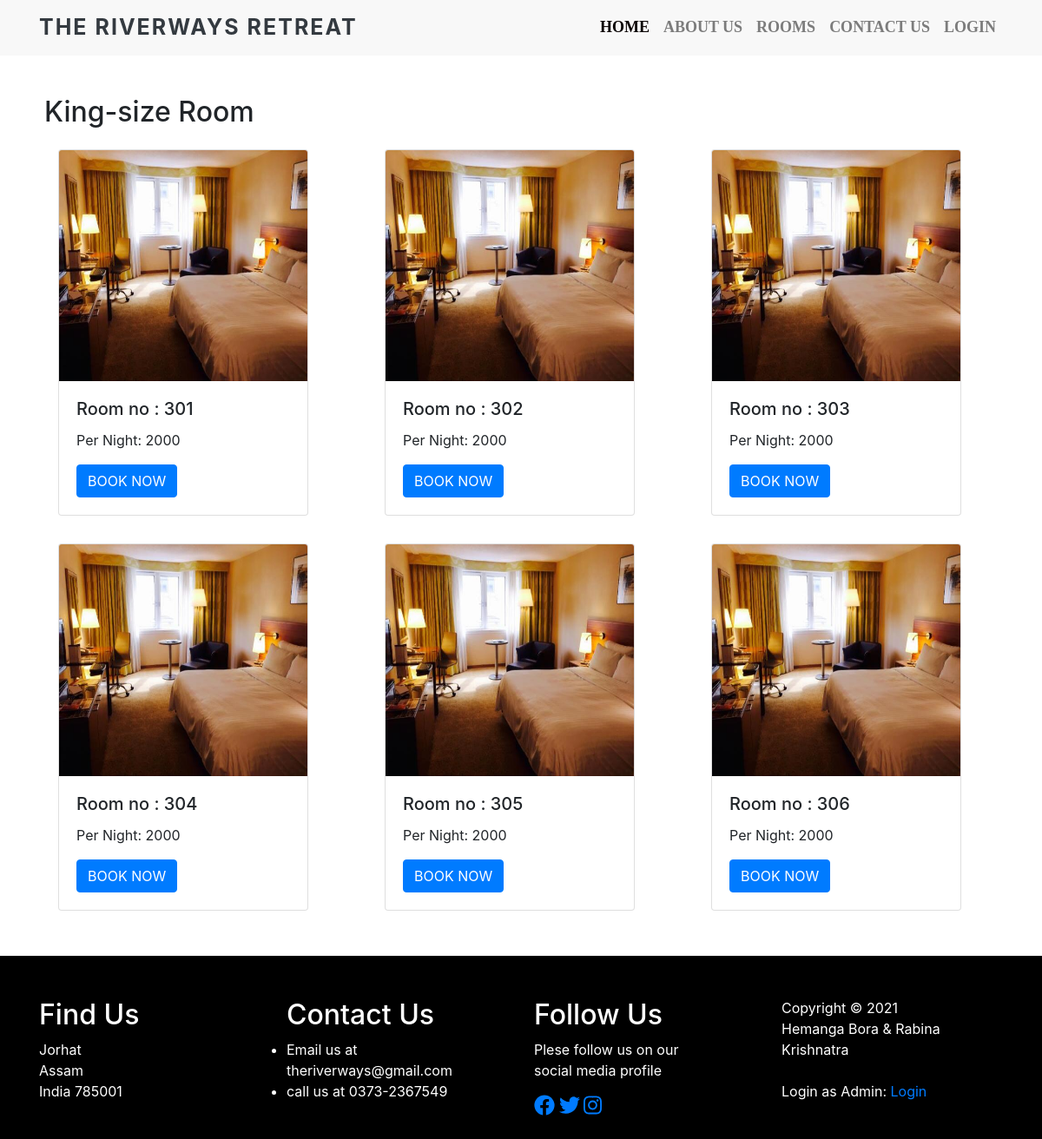
Page /king.php on the committed database.
### tables this page shows
CREATE TABLE `rooms` (
  `Roomid` int unsigned NOT NULL AUTO_INCREMENT,
  `RoomNo` mediumint DEFAULT NULL,
  `RoomType` text,
  `RoomPrice` text,
  `Room_status` int NOT NULL DEFAULT '0',
  PRIMARY KEY (`Roomid`)
);

### king.php (the view, shortened to what this page needs)
<?php
include('Database.php');
?>
<!DOCTYPE html>
<html lang="en">
<head>
  <link rel="stylesheet" href="https://stackpath.bootstrapcdn.com/bootstrap/4.5.2/css/bootstrap.min.css">
  <link rel="stylesheet" href="style.css">
</head>
<body>
  <nav class="navbar navbar-expand-lg navbar-light fixed-top">
    <div class="container">
      <a class="navbar-brand text-dark" href="#">The RIVERWAYS RETREAT</a>
      <div class="collapse navbar-collapse" id="navbarSupportedContent">
        <ul class="navbar-nav ml-auto">
          <li class="nav-item active">
            <a class="nav-link" href="/">Home</a>
          </li>
          <li class="nav-item">
            <a class="nav-link" href="/#about">About Us</a>
          </li>
          <li class="nav-item">
            <a class="nav-link" href="/#room">Rooms</a>
          </li>
          <li class="nav-item">
            <a class="nav-link" href="/#contactus">Contact Us</a>
          </li>
          <?php
          if(!$_SESSION["uid"])
          {
            echo '
            <li class="nav-item">
            <a class="nav-link" href="Login.php">Login</a>
             </li>';
          }
          else
          {
            echo '
            <li class="nav-item">
            <a class="nav-link" href="account.php">'.$_SESSION["uname"].'</a>
            </li>';
          }
          ?>
        </ul>
      </div>
    </div>
  </nav>
  <div class="cards" id="room">
    <div class="container">
      <h2>King-size Room</h2>
      <div class="row">
        <?php
        $sql2 = "SELECT * FROM `rooms` where `Room_status` = 0 AND `RoomType` = 'King Size Bed' ORDER BY `RoomNo` ASC";
        $data2 = $conn->query($sql2);
				while($row = $data2->fetch_assoc()){
           echo ' <div class="col m-3">
                <div class="card" style="width: 18rem;">
                    <img src="image/x3.jpg" class="card-img-top" alt="...">
                    <div class="card-body">
                        <h5 class="card-title">Room no : '.$row["RoomNo"].'</h5>
                        <p class="card-text">Per Night: '.$row["RoomPrice"].'</p>
                        <form action="Booking.php" method="POST" id='.$row["Roomid"].'>
                          <input type="hidden" name="roomno" value='.$row["RoomNo"].'>
                          <input type="hidden" name="roomid" value='.$row["Roomid"].'>
                          <input type="hidden" name="roomtype" value="'.$row["RoomType"].'" >
                          <input type="hidden" name="RoomPrice" value='.$row["RoomPrice"].'>
                          <button class="btn btn-primary" name="bookroom" type="submit">BOOK NOW</button>
                        </form>
                    </div>
                </div>
            </div>';
        }
            ?>
      </div>
    </div>
  </div>
 <footer>
    <div class="footer-bottom">
      <div class="container">
        <div class="row">
          <div class="col-md-3 col-sm-6 col-xs-12 segment-one">
            <h2>Find Us</h2>
            Jorhat<br>
            Assam<br>
            India 785001
          </div>
          <div class="col-md-3 col-sm-6 col-xs-12 segment-two">
            <h2>Contact Us</h2>
            <ul>
              <li><a href="#"></a>Email us at theriverways@gmail.com</li>
              <li><a href="#"></a>call us at 0373-2367549</li>
            </ul>
          </div>
          <div class="col-md-3 col-sm-6 col-xs-12 segment-three">
            <h2>Follow Us </h2>
            <p>Plese follow us on our<br> social media profile</p>
            <a href="https://www.facebook.com/upasana.sarmah.92"><i class="fab fa-facebook"
                style="font-size: 150%;"></i></a>
            <a href="https://twitter.com/RKrishnatra"><i class="fab fa-twitter" style="font-size: 150%;"></i></a>
            <a href="https://www.instagram.com/rabinasharma_/"><i class="fab fa-instagram"
                style="font-size: 150%;"></i></a>
          </div>
          <div class="col-md-3 col-sm-6  col-xs-12 segment-four">
          <div class="copyright-text">
            <p><br>Copyright &copy; 2021 <br>Hemanga Bora & Rabina Krishnatra
              <br><br>Login as Admin: <a href="/admin/">Login</a></p>
          </div>
        </div>
        </div>
      </div>
    </div>
  </footer>
</body>
</html>

### style.css (style rules this page uses)
* { margin: 0%; padding: 0%; }
body { scroll-behavior: smooth; }
.navbar-nav a { font-family: poppins; font-size: 18px; text-transform: uppercase; font-weight: bold; }
.navbar-light .navbar-brand { font-size: 25px; text-transform: uppercase; font-weight: bold; letter-spacing: 2px; }
.navbar-light .navbar-nav .active > .nav-link, .navbar-light .navbar-nav .nav-link.active, .navbar-light .navbar-nav .nav-link.show, .navbar-light .navbar-nav .show > .nav-link { color: rgb(8, 1, 1); }
.nav-item { color: black; }
.container h2 { margin-top: 10%; }
.footer-bottom { padding: 2%; background-color:rgb(0, 0, 0) !important; color: #fff; }
.navbar { background-color: rgb(248, 248, 248); }
.cards { margin: 3%; }

### rows in the picture
rooms: RoomNo "301", RoomPrice "2000"
rooms: RoomNo "302", RoomPrice "2000"
rooms: RoomNo "303", RoomPrice "2000"
rooms: RoomNo "304", RoomPrice "2000"
rooms: RoomNo "305", RoomPrice "2000"
rooms: RoomNo "306", RoomPrice "2000"
